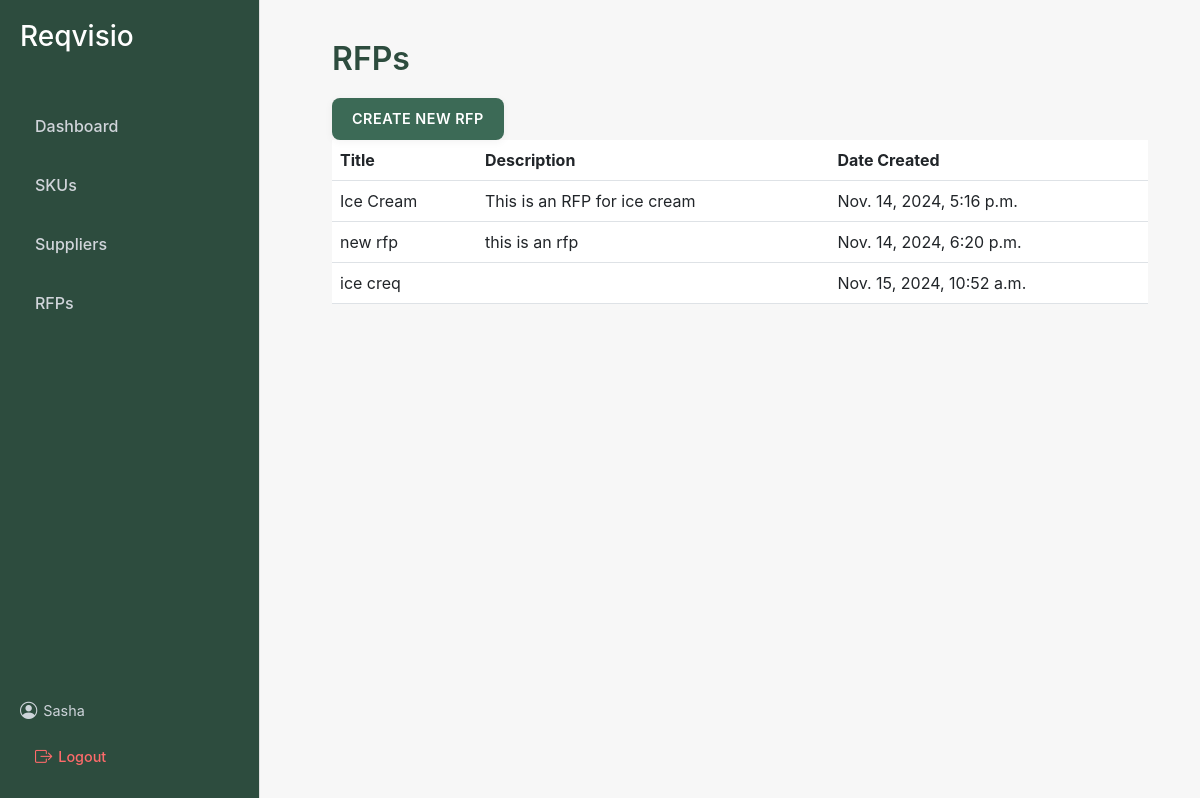
Page /procurement01/rfps/ (signed in) on the earlier database version.
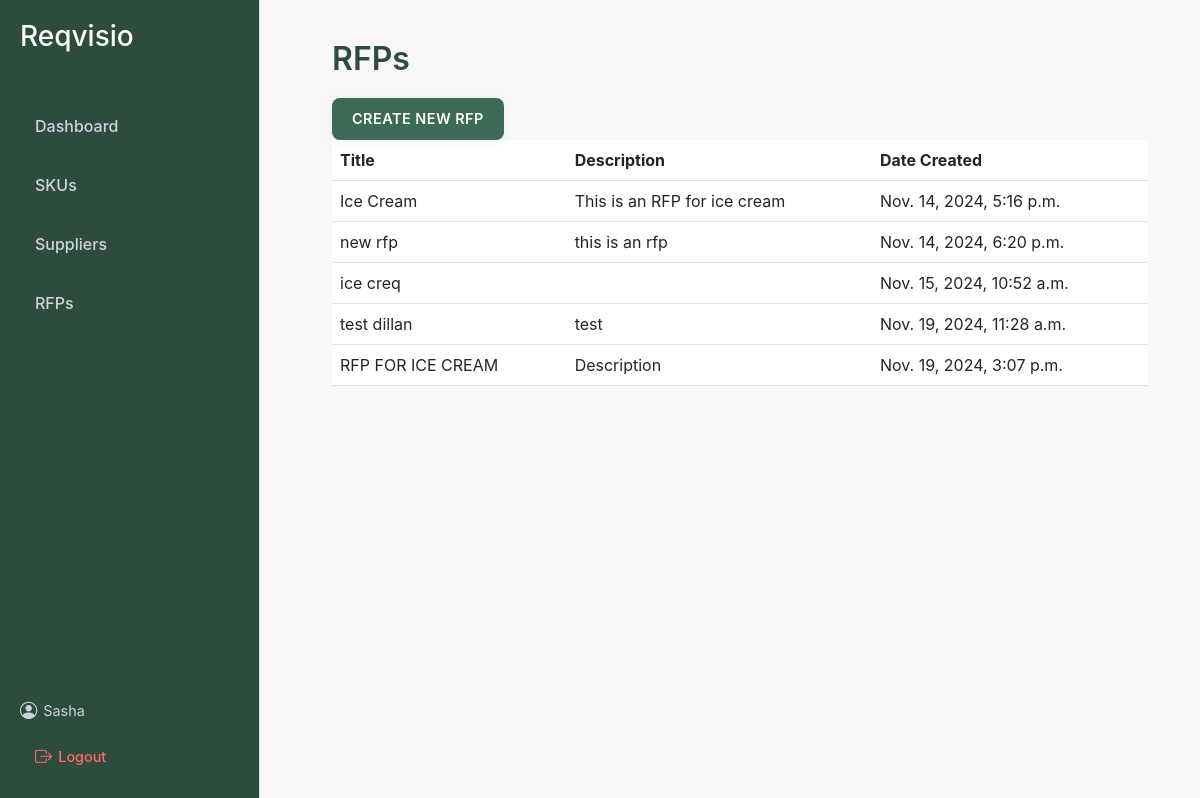
Same page on the later database version.
### procurement01/models.py (models this page shows, shortened)
class RFP(models.Model):
    title = models.CharField(max_length=255)
    description = models.TextField(blank = True)
    created_at = models.DateTimeField(auto_now_add=True)
    updated_at = models.DateTimeField(auto_now=True)
    deleted_at = models.DateTimeField(null=True, blank=True)

### procurement01/views.py (the view)
# urls.py: path('rfps/', views.rfp_list_view, name='rfp_list'),
@login_required
def rfp_list_view(request):
    rfps = RFP.objects.all()  # You might want to filter by the user's company if needed
    return render(request, 'procurement01/rfp_list.html', {'rfps': rfps})

### procurement01/templates/procurement01/rfp_list.html
{% extends 'procurement01/layout.html' %}
{% block content %}
<h2>RFPs</h2>
<a href="{% url 'create_rfp_step1' %}" class="btn btn-primary">Create New RFP</a>
<table class="table">
    <thead>
        <tr>
            <th>Title</th>
            <th>Description</th>
            <th>Date Created</th>
        </tr>
    </thead>
    <tbody>
        {% for rfp in rfps %}
        <tr>
            <td>{{ rfp.title }}</td>
            <td>{{ rfp.description }}</td>
            <td>{{ rfp.created_at }}</td>
        </tr>
        {% empty %}
        <tr>
            <td colspan="3">No RFPs available.</td>
        </tr>
        {% endfor %}
    </tbody>
</table>
{% endblock %}

Differences in the rows shown:
added RFP: title "test dillan", description "test", created_at "Nov. 19, 2024, 11:28 a.m."
added RFP: title "RFP FOR ICE CREAM", description "Description", created_at "Nov. 19, 2024, 3:07 p.m."
